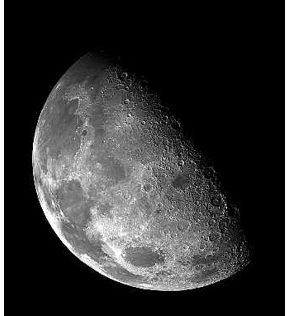
#> input picture Lab2/Laplacian/moon.PNG, 288 x 316 px, found by its file name
$ python laplacian1.py
#> lines starting #> are read from the running program, lines starting #| are printed output that depends on the picture
# -*- coding: utf-8 -*-
"""
Created on Tue May 10 23:56:05 2022

@author: u
"""

import cv2
import math
import numpy as np
import matplotlib.pyplot as plt

#take input image
img = cv2.imread("moon.png",cv2.IMREAD_GRAYSCALE)
#> img is the input picture: shape (316, 288); min 0, max 255, mean 49.9
plt.imshow(cv2.cvtColor(img,0))
plt.show()

im_H = img.shape[0]
#> im_H = 316
im_W = img.shape[1]
#> im_W = 288


ksize = 3
padding = (ksize-1)//2
img = cv2.copyMakeBorder(img, padding, padding, padding, padding, cv2.BORDER_REPLICATE)
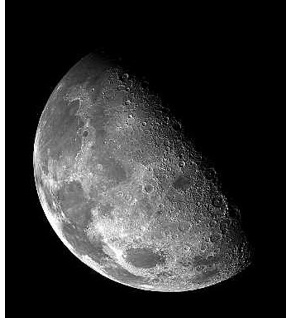
#> img: shape (318, 290); min 0, max 255, mean 51

output_H = (im_H + ksize-1)
#> output_H = 318
output_W = (im_W + ksize-1)
#> output_W = 290

result = np.zeros((output_H,output_W),np.float32)

laplacian = np.array(([0,-1,0],[-1,4,-1],[0,-1,0]),np.float32)

for x in range(padding,output_H-padding):
    for y in range(padding,output_W-padding):
        a = 0
        normalize = 0
        for i in range(-padding,padding+1):
            for j in range(-padding,padding+1):
                a += laplacian[i+padding,j+padding]*img[x-i,y-j]
        result[x,y] = a
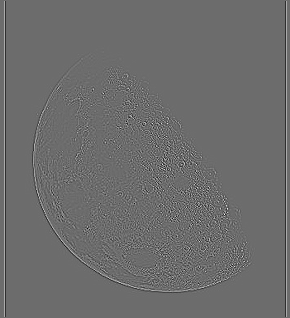
#> result: shape (318, 290) float32; min -444, max 597, mean 0; drawn with min black and max white


result += img
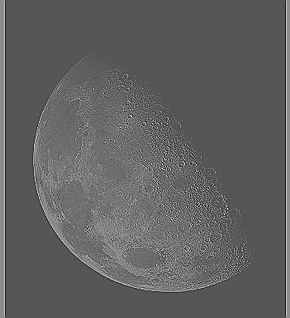
#> result: shape (318, 290) float32; min -410, max 807, mean 51; drawn with min black and max white

cv2.normalize(result, result, 0, 255, cv2.NORM_MINMAX)

result = np.round(result).astype(np.uint8)

print(result)
#> (printed output is left out)
plt.imshow(cv2.cvtColor(result,0))
plt.show()


'''
cv2.imshow('result1',cv2.normalize(result,result,0,255,cv2.NORM_MINMAX))
cv2.waitKey(0)
cv2.destroyAllWindows()
'''

$ run again, with Lab2/Laplacian/hh.png copied over Lab2/Laplacian/moon.PNG
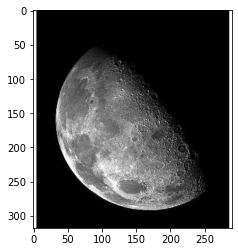
#> input picture Lab2/Laplacian/hh.png, 238 x 252 px, found by its file name
#> img is the input picture: shape (252, 238); min 0, max 255, mean 102.9
#> img: shape (254, 240)
#> after the loop `for x in range(padding,output_H-padding):`:
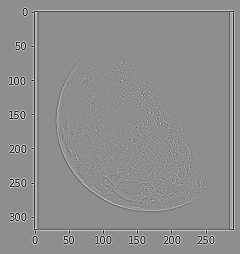
#> result: shape (254, 240) float32; min -608, max 479, mean 0; drawn with min black and max white
#> `result += img`:
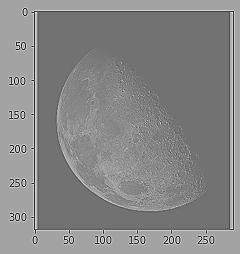
#> result: shape (254, 240) float32; min -594, max 731, mean 105.3; drawn with min black and max white
#> (printed output is left out)
